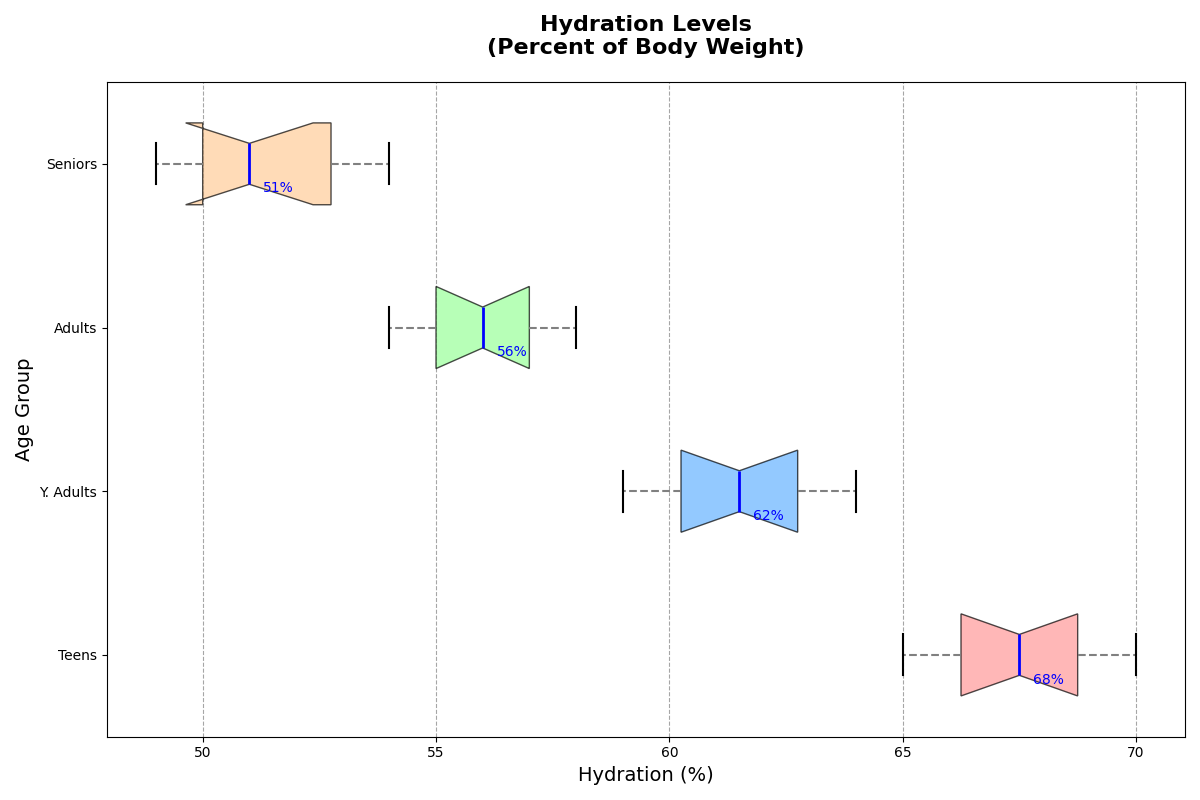

Here is the Python script that generated this plot:
import matplotlib.pyplot as plt

# Data for hydration levels across age groups with manually altered content
teens_hydration = [68, 67, 66, 65, 70, 66, 69, 67, 68, 69]
young_adults_hydration = [63, 64, 62, 60, 62, 60, 61, 59, 63, 61]
adults_hydration = [56, 57, 54, 58, 55, 57, 55, 56, 58, 54]
seniors_hydration = [51, 50, 53, 49, 52, 53, 50, 49, 51, 54]

data = [teens_hydration, young_adults_hydration, adults_hydration, seniors_hydration]

age_groups = ["Teens", "Y. Adults", "Adults", "Seniors"]

fig, ax = plt.subplots(figsize=(12, 8))

# Boxplot with altered data
boxplot = ax.boxplot(data, patch_artist=True, vert=False, labels=age_groups, notch=True, widths=0.5)

colors = ['#FF9999', '#66B3FF', '#99FF99', '#FFCC99']
for patch, color in zip(boxplot['boxes'], colors):
    patch.set_facecolor(color)
    patch.set_alpha(0.7)

plt.setp(boxplot['whiskers'], color='gray', linewidth=1.5, linestyle="--")
plt.setp(boxplot['caps'], color='black', linewidth=1.5)
plt.setp(boxplot['medians'], color='blue', linewidth=2)
plt.setp(boxplot['fliers'], marker='o', color='red', alpha=0.6)

ax.set_title("Hydration Levels\n(Percent of Body Weight)", fontsize=16, fontweight='bold', pad=20)
ax.set_xlabel("Hydration (%)", fontsize=14)
ax.set_ylabel("Age Group", fontsize=14)

ax.xaxis.grid(True, linestyle='--', color='grey', alpha=0.7)

for i, median in enumerate(boxplot['medians']):
    y_median = median.get_ydata()[0]
    x_median = median.get_xdata()[1]
    ax.annotate(f'{x_median:.0f}%', xy=(x_median, y_median), xytext=(10, -3),
                textcoords='offset points', color='blue', fontsize=10, va='center')

plt.tight_layout()
plt.show()
